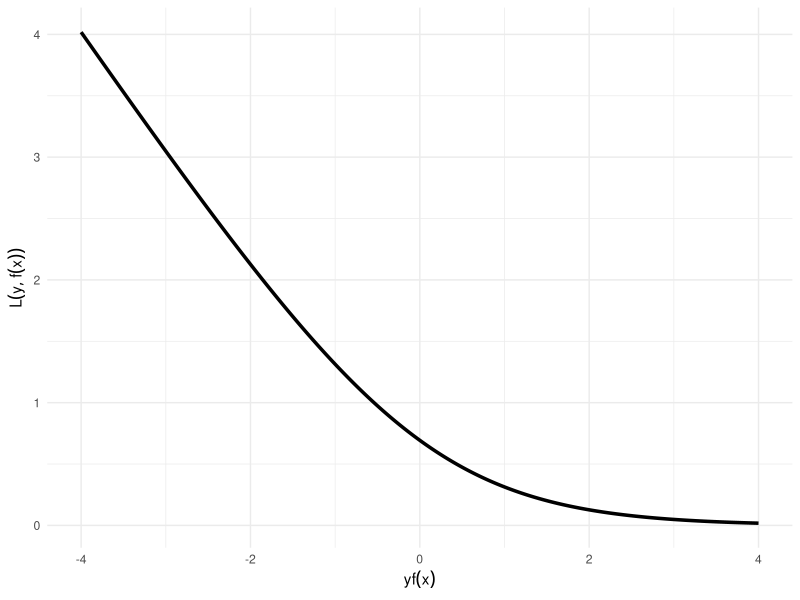

The R source for this figure: (Note: this script raises an error after producing the figure.)
# ------------------------------------------------------------------------------
# FIG: BERNOULLI LOSS
# ------------------------------------------------------------------------------

library(ggplot2)

# DATA -------------------------------------------------------------------------

x_1 <- seq(-4L, 4L, by = 0.01)
y <- log(1L + exp(-x_1))

bernoulli = function(y, pix) {
  -y * log(pix) - (1 - y) * log(1 - pix)
}

x_2 <- seq(0L, 1L, by = 0.001)
df <- data.frame(x = x_2, y = 1L, pi = bernoulli(1L, x_2))
df <- rbind(df, data.frame(x = x_2, y = 0L, pi = bernoulli(0L, x_2)))
df$y <- as.factor(df$y)

# PLOTS ------------------------------------------------------------------------

p_1 <- ggplot2::ggplot(data.frame(x_1, y), aes(x = x_1, y = y)) + 
  geom_line(size = 1.2) +
  theme_minimal() +
  xlab(expression(yf(x))) +
  ylab(expression(L(y, f(x))))

ggplot2::ggsave(
  "../figure/plot_bernoulli.png", 
  p_1,
  height = 3L,
  width = 3L)

p_2 <- p_1 + 
  ggplot2::annotate(
    "text",
    x = 2L,
    y = 2L,
    label = bquote(L(y, f(x)) ~ "=" ~ ln(1 + exp(-yf(x)))),
    size = 7L)

p_2 <- p_2 + theme_minimal()
p_2 <- p_2 + theme(text = element_text(size = 20L))

ggplot2::ggsave("../figure/plot_bernoulli_plusmin_encoding.png", p_2)

p_2 <- ggplot2::ggplot(data = df, aes(x = x, y = pi, color = y)) + 
  geom_line(size = 1.2) + 
  xlab(expression(pi(x))) + 
  ylab(expression(L(y, pi(x)))) + 
  theme_minimal() +
  theme(text = element_text(size = 20L)) +
  scale_color_viridis_d(end = 0.9)

ggplot2::ggsave(
  "../figure/plot_bernoulli_prob.png", 
  p_2,
  height = 4L,
  width = 10L)

